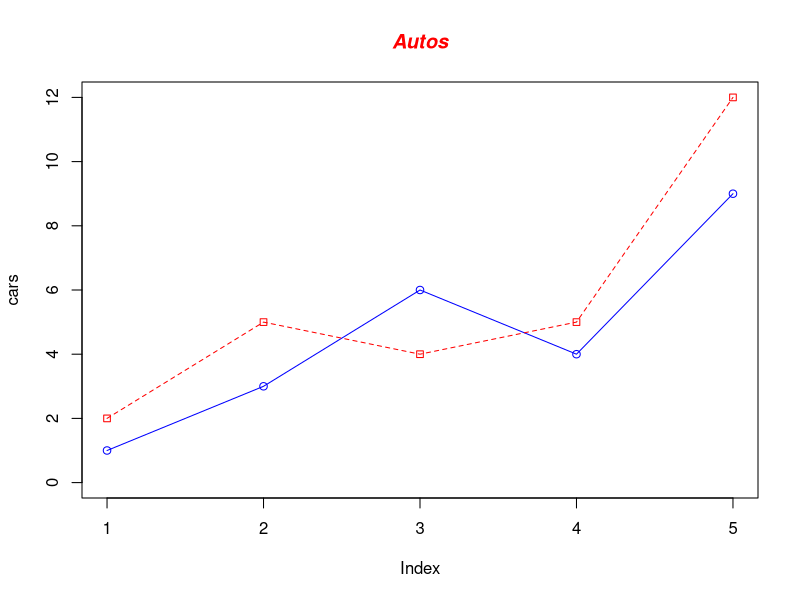

The R script that drew this image:
# Define 2 vectors
cars <- c(1, 3, 6, 4, 9)
trucks <- c(2, 5, 4, 5, 12)

# Graph cars using a y-axis that ranges from 0 to 12
plot(cars, type="o", col="blue", ylim=c(0,12))

# Graph trucks with red dashed lines and square points
lines(trucks, type="o", pch=22, lty=2, col="red")

# Create a title with a red, bold/italic font
title(main="Autos", col.main="red", font.main=4)
